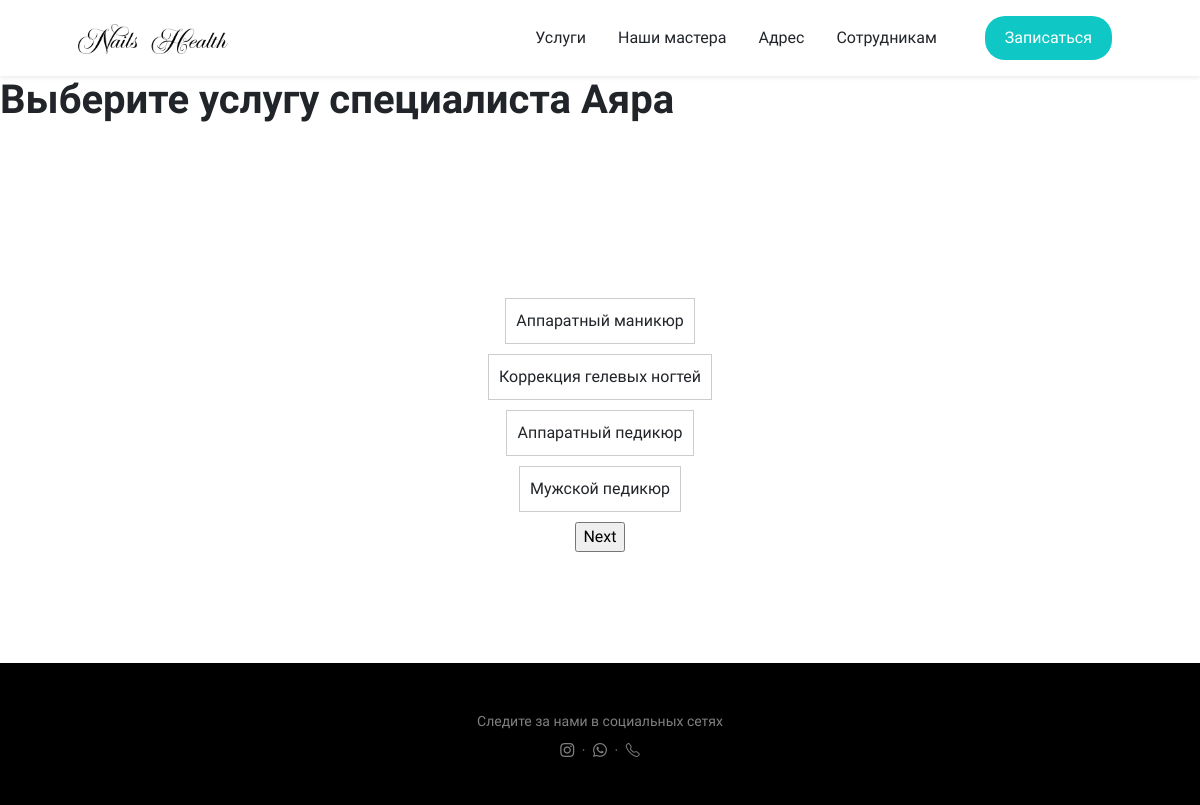
Screenshot of /appointments/select_service/2/ with the database file from the repository.
### apps/masters/models.py (models this page shows, shortened)
class Master(models.Model):
    user = models.OneToOneField(User, related_name='user_master', on_delete=models.CASCADE)
    photo = models.ImageField(upload_to='master_photos')
    service = models.ManyToManyField(Service)
    schedule = models.OneToOneField(MasterSchedule, on_delete=models.CASCADE, null=True, blank=True, related_name='master_schedule')

### apps/services/models.py (models this page shows, shortened)
class Service(models.Model):
    name = models.CharField(max_length=255)
    description = models.TextField()
    price = models.DecimalField(max_digits=8, decimal_places=2)
    category = models.ForeignKey(Category, on_delete=models.CASCADE)
    duration = models.PositiveIntegerField(default=30, help_text="Duration of the service in minutes")
    def __str__(self):
        return self.name

### apps/appointments/views.py (the view)
# urls.py: path('select_service/<int:master_id>/', views.select_service, name='select_service'),
def select_service(request, master_id):
    selected_master = Master.objects.get(pk=master_id)
    if request.method == 'POST':
        form = ServiceForm(request.POST)
        if form.is_valid():
            service_id = form.cleaned_data['service'].id
            return redirect('appointments:select_date', service_id=service_id, master_id=master_id)
    else:
        available_services = Service.objects.filter(master=selected_master)
        form = ServiceForm()
    form.fields['service'].queryset = available_services
    return render(request, 'appointments/select_service.html', {
        'service_form': form,
        'selected_master': selected_master,
    })

### apps/appointments/forms.py
class ServiceForm(forms.Form):
    service = forms.ModelChoiceField(queryset=Service.objects.all(), label='Выберите услугу')

### apps/appointments/templates/appointments/select_service.html (shortened to what this page needs)
{% extends 'base.html' %}
{% block content %}
<div class="container-full-height">
    <h1>Выберите услугу специалиста {{ selected_master.user.first_name }}</h1>
    <form method="post">
        {% for service in service_form.service.field.queryset %}
            <label class="service-container">
                {{ service }}
            </label>
        {% endfor %}
        <input type="submit" value="Next">
    </form>
</div>
{% endblock %}

### apps/appointments/templates/appointments/select_service.html (style rules this page uses)
.service-container { position: relative; border: 1px solid #ccc; padding: 10px; margin-bottom: 10px; cursor: pointer; }

### rows the page displays
Master: user.first_name "Аяра"
Service: name "Аппаратный маникюр"
Service: name "Коррекция гелевых ногтей"
Service: name "Аппаратный педикюр"
Service: name "Мужской педикюр"
